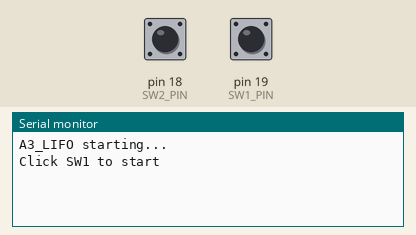
Bench run of a sketch on a simulated Arduino Uno, built with avr-gcc and run on an emulated ATmega328P. Parts: the last lines printed to the serial monitor. The test bench sets the inputs (shaded band); at power-on: pin 18 (SW2_PIN) HIGH, pin 19 (SW1_PIN) HIGH. Random numbers use the default seed unless the sketch sets one.

Above: at 1.2 s.
1.3 s: pin 18 (SW2_PIN) pulled LOW for 0.15 s
At 2.0 s:
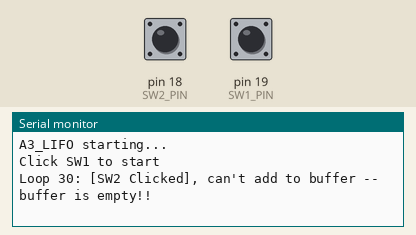
3.0 s: pin 19 (SW1_PIN) pulled LOW for 0.15 s
At 4.4 s:
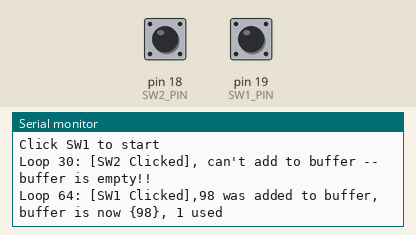
4.7 s: pin 18 (SW2_PIN) pulled LOW for 0.15 s
At 5.3 s:
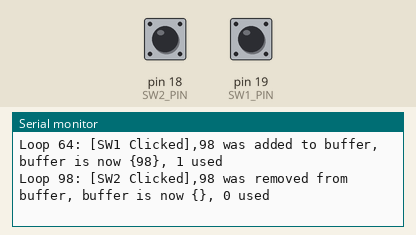
6.4 s: pin 19 (SW1_PIN) pulled LOW for 0.15 s
At 7.3 s:
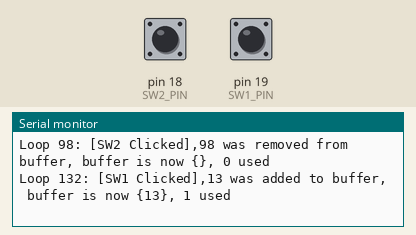
8.0 s: pin 19 (SW1_PIN) pulled LOW for 0.15 s
At 9.4 s:
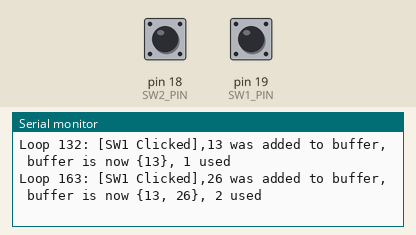
9.7 s: pin 19 (SW1_PIN) pulled LOW for 0.15 s
At 10.5 s:
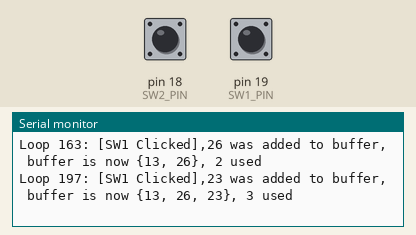

Measured:
- after the input at 1.3 s, the serial monitor: prints a new line after 0.20 s (image 1)
- after the input at 3.0 s, the serial monitor: prints a new line after 0.21 s (image 2)
- after the input at 4.7 s, the serial monitor: prints a new line after 0.23 s (image 3)
- after the input at 6.4 s, the serial monitor: prints a new line after 0.24 s (image 4)
- after the input at 8.0 s, the serial monitor: prints a new line after 0.21 s (image 5)
- after the input at 9.7 s, the serial monitor: prints a new line after 0.23 s (image 6)

The sketch:

LIFO.ino
```cpp
/*  Author: Jake O'Brien
    Date: 28/04/21
    This code's purpose is to add or remove to LIFO buffer, depending on wether SW1 or SW2 is clicked and then print the arrays with the amount of used slots
*/

#include <ee108.h>

const int SUPERLOOP_DELAY_MS = 50;                                                // delay between loops
const int BAUD_RATE = 9600;                                                       // Baud rate set
const int LIFO_LEN = 5;                                                           // Lifo buffer length set to 5
int LOOP_COUNT = 0;

void addToLifo(int *LIFO_BUFFER, int USED_SLOTS, int RANDOM_NUM);                 // function to add to lifo, params are: the pointer lifo buffer, used slots and random num
void removeFromLifo(int *LIFO_BUFFER, int *USED_SLOTS, int *REMOVED_NUM);         // function to remove from lifo, params are: pointer lifo buffer, pointer used slots, pointer removed number
void PrintSlots(int *LIFO_BUFFER, int USED_SLOTS);                                // function to print slots, params are: pointer lido buffer, and used slots

void setup() {
  Serial.begin(BAUD_RATE);                                                        // Serial set up
  Serial.println("\nA3_LIFO starting...\n");
  Serial.println("\nClick SW1 to start\n");

}

void loop() {
  static int LIFOarray[LIFO_LEN] = {};                                             // variable for fifo buffer (array) with a variable length and equal to empty curly  brackets
  static int USED_SLOTS = 0;                                                       // used slots set to zero
  static int FREE_SLOTS = LIFO_LEN - USED_SLOTS;                                   // free slots is length of lifo - used slots
  int MINIMUM_VALUE = 0;                                                           // min and max value set
  int MAXIMUM_VALUE = 99;
  int RANDOM_NUMBER = random(MINIMUM_VALUE, MAXIMUM_VALUE);                        // random num of range between min and max value
  int REMOVED_NUMBER;
  int i = 0;                                                                       // int i set as zero

  if (readSwitchEvent(sw1Object) == SW_CLICK) {                                    // if sw1 is clicked, check if full, if not...
    Serial.print("Loop ");                                                       // loop count
    Serial.print(LOOP_COUNT);
    Serial.print(":");
    Serial.print(" [SW1 Clicked],");
    if (USED_SLOTS < LIFO_LEN) {                                                 // if used slots is less than length of lifo, run functions
      addToLifo(LIFOarray, USED_SLOTS, RANDOM_NUMBER);
      USED_SLOTS = USED_SLOTS + 1;
      Serial.print(RANDOM_NUMBER);                                               // print num added and array
      Serial.print(" was added to buffer");
      PrintSlots(LIFOarray, USED_SLOTS);
    }
    else {
      Serial.print(" can't add to buffer --");
      Serial.println(" buffer is full!!");                                        // else, its full
    }
  }
  if (readSwitchEvent(sw2Object) == SW_CLICK) {                                   // if sw2 is clicked, check if greater than 0, if so...
    Serial.print("Loop ");                                                        // loop count
    Serial.print(LOOP_COUNT);
    Serial.print(":");
    Serial.print(" [SW2 Clicked],");
    if (USED_SLOTS > 0) {
      removeFromLifo(LIFOarray, &USED_SLOTS, &REMOVED_NUMBER);                     // run functions, with address at used slots and removed number
      Serial.print(REMOVED_NUMBER);                                                // print removed num and array
      Serial.print(" was removed from buffer");
      PrintSlots(LIFOarray, USED_SLOTS);
    }
    else {
      Serial.print(" can't add to buffer --");
      Serial.println(" buffer is empty!!");                                         // else, is empty
    }
  }

  delay(SUPERLOOP_DELAY_MS);                                                        // loop delay
  LOOP_COUNT++;
}

/*
   This functions purpose is to add to the next index of the buffer

   @param:  *LIFO_BUFFER        LIFO buffer that the number will be added to
   @param:  *USED_SLOTS         variable that contains the amount of used values in the buffer
   @param:  *RANDOM_NUM         variable that is the random number
*/

void addToLifo(int *LIFO_BUFFER, int USED_SLOTS, int RANDOM_NUM) {                  // function to add to lifo, params are: the pointer lifo buffer, used slots and random num
  *(LIFO_BUFFER + USED_SLOTS) = RANDOM_NUM;                                         // pointer of lifo buffer + used slots is equal to rand num
}

/*
   This functions purpose is to remove the last number of the buffer, return that number
   and print it

   @param:  *LIFO_BUFFER        LIFO buffer that the number will be removed from
   @param:  *USED_SLOTS         variable that contains the amount of used values in the buffer
   @param:  *REMOVED_NUM        variable that is the removed number
*/

void removeFromLifo(int *LIFO_BUFFER, int *USED_SLOTS, int *REMOVED_NUM) {          // function to remove from lifo, params are: pointer used slots
  int INDEX_OF_ARRAY = *USED_SLOTS;                                                 // INDEX_OF_ARRAY decalred and let equal to the pointer of USED_SLOTS (position of index)
  *REMOVED_NUM = *(LIFO_BUFFER + INDEX_OF_ARRAY - 1);                               // removed num is the buffer + the index length-1, as it remembers the value there
  *USED_SLOTS = INDEX_OF_ARRAY - 1;                                                 // reduces number of used slots by the index-1
}

/*
  This functions purpose is to print the buffer with elements

  @param:  *LIFO_BUFFER        LIFO buffer that will be printed with elements
  @param:  *USED_SLOTS         variable that contains the amount of used values in the buffer
*/

void PrintSlots(int *LIFO_BUFFER, int USED_SLOTS) {                                 // function to print slots, params are: pointer lido buffer, and used slots
  int i;

  Serial.print(", buffer is now");
  Serial.print(" {");                                                               // print to mointor

  if (USED_SLOTS > 0)                                                               // if length of array is greater than zero, print array index 0
    Serial.print(*LIFO_BUFFER);

  for (i = 1; i < USED_SLOTS; i++) {                                                // for loop to iterate through length of array, starting on the first index
    Serial.print(", ");                                                             // prints to monitor
    Serial.print(*(LIFO_BUFFER + i));                                               // print pointer of array ata certain index +increment
  }
  Serial.print("}, ");
  Serial.print(USED_SLOTS);                                                         // used slots printed
  Serial.println(" used");
}
```

ee108.h
```cpp
/**
 * Header file with common constants and functions required for EE108 daughterboard
 * used with Arduino Uno.
 */

#include <ee108_constants.h>
#include <ee108_switches.h>
#include <ee108_printf.h>
```

ee108_constants.h
```cpp
/**
 * Header file with common constants and functions required for EE108 daughterboard
 * used with Arduino Uno.
 */

#ifndef __EE108_CONSTANTS_H // prevent multiple inclusion
#define __EE108_CONSTANTS_H

#include <Arduino.h>

// Analog input pins used by daughterboard

#define POT_PIN				A0
#define AUDIO_IN_PIN		A1
#define TEMP_SENSOR_PIN		A2
#define LDR_PIN				A2

// -----------------------------------------------------------------------
// digital switch inputs
// -----------------------------------------------------------------------

// switch pins...
// IMPLEMENTATION NOTE: the literal pin numbers 18,19 are NOT portable to a different arduino board but are required
// so that the constants SW1_PIN and SW2_PIN can be used in a global initializer in ee108_switches.c
// The symbols A5 and A4 are not considered to be truly constant by the compiler
#define SW1_PIN		19 /* A5 */
#define SW2_PIN		18 /* A4 */

// active (pressed) or inactive (not pressed) for active-low switches
#define SW_ACTIVE	LOW
#define SW_INACTIVE	HIGH

// -----------------------------------------------------------------------
// ordinary LEDs
// -----------------------------------------------------------------------

// red
#define LED1_PIN		A3
// green
#define LED2_PIN		2

// -----------------------------------------------------------------------
// Bar LEDs
// -----------------------------------------------------------------------

#define NUM_BAR_LEDS	10

#define BAR_LED_1_PIN	3
#define BAR_LED_2_PIN	4
#define BAR_LED_3_PIN	5
#define BAR_LED_4_PIN	6
#define BAR_LED_5_PIN	7
#define BAR_LED_6_PIN	8
#define BAR_LED_7_PIN	9
#define BAR_LED_8_PIN	10
#define BAR_LED_9_PIN	11
#define BAR_LED_10_PIN	12

// -----------------------------------------------------------------------
// 7-segment LEDs
// -----------------------------------------------------------------------

#define SEG_DP_PIN	12
#define SEG_A_PIN	11
#define SEG_B_PIN	10
#define SEG_C_PIN	9
#define SEG_D_PIN	8
#define SEG_E_PIN	7
#define SEG_F_PIN	6
#define SEG_G_PIN	5

// -----------------------------------------------------------------------
// bit constants
// -----------------------------------------------------------------------

/**
 * it is possible to generate a number representing a particular bit being
 * set to 1 using the Arduino bit macro, e.g.
 *
 *    int value1 = bit(2); // value1 now holds the binary   0000 0000 0000 0100
 *    int value2 = bit(2) | bit(15); // value is now binary 1000 0000 0000 0100
 *
 * These macros involve a runtime calculation which may or may not be optimised
 * away by the compiler. If you need a truly constant value, you can use the
 * following constants in a similar way, e.g.:
 *
 *     int value1 = BIT2; // value1 is binary 0000 0000 0000 0100
 *     int value2 = BIT15 | BIT11 | BIT1 | BIT0; // value2 is binary 1000 1000 0000 0011
 */

#define BIT0	0x1
#define BIT1	0x2
#define BIT2	0x4
#define BIT3	0x8
#define BIT4	0x10
#define BIT5	0x20
#define BIT6	0x40
#define BIT7	0x80
#define BIT8	0x100
#define BIT9	0x200
#define BIT10	0x400
#define BIT11	0x800
#define BIT12	0x1000
#define BIT13	0x2000
#define BIT14	0x4000
#define BIT15	0x8000

#endif // __EE108_CONSTANTS_H
```

ee108_printf.h
```cpp
/**
 * Simulate a subset of ANSI C printf by wrapping Serial.print
 */

#ifndef __EE108_PRINTF_H
#define __EE108_PRINTF_H


#include <Arduino.h>
#include <WString.h>

#ifdef __cplusplus

#include <HardwareSerial.h>


/**
 * print to serial using printf style format string with optional
 * parameters that depend on the format string
 *
 * Example:
 *
 *    int x = 42;
 *    serialPrintf("the value of x is %d\n", x);
 */
void serialPrintf(const char *fmt, ... );

/**
 * print to serial using printf style format string with optional
 * parameters that depend on the format string.
 * This function allows the format string to be stored in flash memory
 * (to save RAM space) by wrapping it with the F() macro.
 *
 * Example:
 *
 *    int x = 42;
 *    serialPrintf(F("[best to store format string in flash] the value of x is %d\n"), x);
 */

void serialPrintf(const __FlashStringHelper *fmt, ... );

#endif


// IMPLEMENTATION NOTE: the following function is only needed by strict C files
// such as some of the files internal to the ee108 library - it is not normally
// needed in sketch code and the ordinary serialPrintf functions above should
// be used instead

#ifdef __cplusplus
extern "C" {
#endif

void serialCPrintf(const char *fmt, ... );

#ifdef __cplusplus
}
#endif


#endif //  __EE108_SWITCHES_H
```

Source omitted: ee108_switches.h (8281 bytes)
